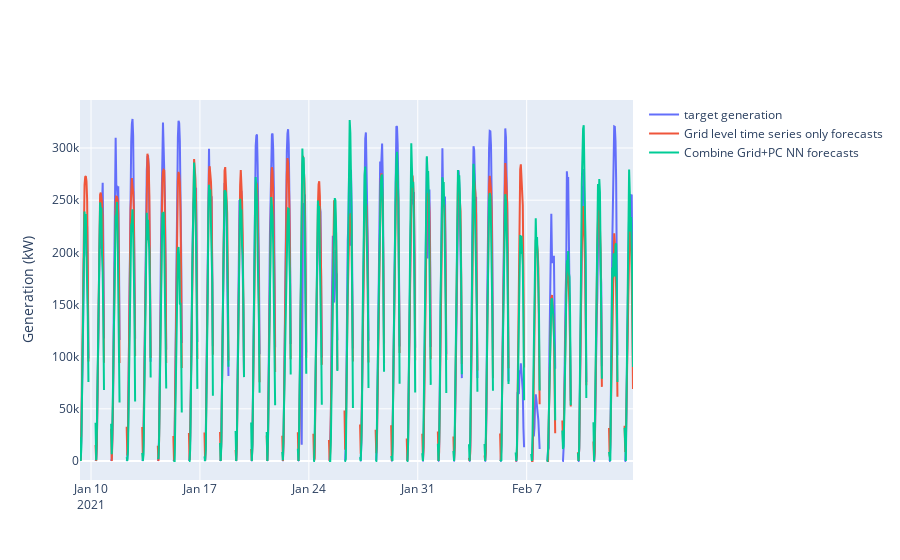

The cell this chart's notebook holds for it:
### Code cell
fig = go.Figure()

fig.add_trace(go.Scatter(x = model1_fc.index, y = model1_fc['power'], name = 'target generation'))
fig.add_trace(go.Scatter(x = model1_fc.index, y = cnn_uni['average_fc'], name = 'Grid level time series only forecasts'))
fig.add_trace(go.Scatter(x = model1_fc.index, y = model1_fc['fc'], name = 'Combine Grid+PC NN forecasts'))


fig.update_yaxes(title = "Generation (kW)")
fig.show()
fig.write_html('forecasts.html')

### Figure 1 — Plotly figure (JSON) as saved in the notebook; plotly's stock layout.template omitted (floating-point values rounded to 4 significant figures; data arrays with more than 128 entries replaced by an {"elided": "..."} marker saying what was removed)
{"data": [{"name": "target generation", "type": "scatter", "x": {"elided": "854 str values"}, "y": {"elided": "854 float values"}}, {"name": "Grid level time series only forecasts", "type": "scatter", "x": {"elided": "854 str values"}, "y": {"elided": "854 float values"}}, {"name": "Combine Grid+PC NN forecasts", "type": "scatter", "x": {"elided": "854 str values"}, "y": {"elided": "854 float values"}}], "layout": {"yaxis": {"title": {"text": "Generation (kW)"}}}}
